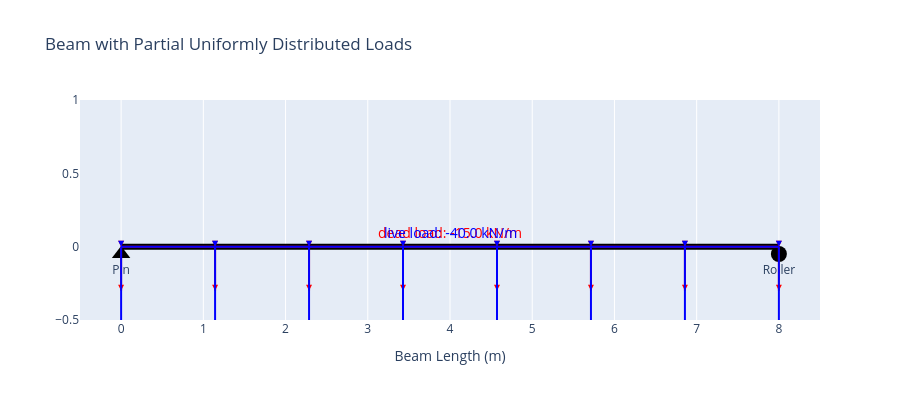

The cell this chart's notebook holds for it:
### Code cell
# IMPORTS AND UNITS

# The following libraries are already pre-imported to this notebook.
# Should you wish to import additional libraries, please do so here.
# However, please DO NOT delete the `import ...` lines that are already
# here in this notebook.
# 
import copy
import math

import numpy as np
import sympy as sp
import pandas as pd
import matplotlib.pyplot as plt
import matplotlib.patches as shp
import tkinter as tk
import plotly
import ipywidgets
import plotly.graph_objects as go

#
# The base units for this notebook are Newtons (N) and meters (m)
# You may use the variable assignments below to visually add units
# to your numerical quantities.  For example,
# 
# force = 0.5*kN        # means convert 0.5 kN to N
# E = 200*GPa           # means convert 200 GPa to Pa (N/m^2)
#
# b = 0.6*to_mm         # means convert 0.6 m to mm
# moment = 200*to_kN*m  # means convert 200 N-m to kN-m
#
m, to_m =[1, 1]
mm, to_mm = [1e-3, 1e3]
N, to_N = [1, 1]
kN, to_kN = [1e3, 1e-3]
kPa, to_kPa = [1e3, 1e-3]
MPa, to_MPa = [1e6, 1e-6]
GPa, to_GPa = [1e9, 1e-9]

# --------------------------------------------------------------START
def plot_beam(L_1, x_sup1_1, x_sup2_1, loads_1):
    fig = go.Figure()

# ---------------------------------------------------------------BEAM
    beam_x = [0, L_1]
    beam_y = [0, 0]
    fig.add_trace(go.Scatter(
        x=beam_x, y=beam_y,
        mode='lines',
        line=dict(color='black', width=6),
        name='Beam'
    ))

# -----------------------------------------------------------SUPPORTS
    fig.add_trace(go.Scatter(
        x=[x_sup1_1], y=[-0.05],
        mode='markers+text',
        marker=dict(symbol='triangle-up', size=16, color='black'),
        text=["Pin"],
        textposition="bottom center",
        name='Pin Support'
    ))

    fig.add_trace(go.Scatter(
        x=[x_sup2_1], y=[-0.05],
        mode='markers+text',
        marker=dict(symbol='circle', size=16, color='black'),
        text=["Roller"],
        textposition="bottom center",
        name='Roller Support'
    ))


# --------------------------------------------------------------LOADS
    for load in loads_1:
        kind, label, value, position = load
        color = 'red' if label == 'dead' else 'blue'

        if kind == "uniform":
            load_start, load_end = position
#            arrow_top = 0.4
#            arrow_len = max(abs(value) / (50 * kN / m), 0.1)
            arrow_base = 0  # beam line
            arrow_len = max(abs(value) / (50 * kN / m), 0.1)
            arrow_tip = arrow_base - arrow_len if value < 0 else arrow_base + arrow_len
            
# --------------------------------------------------------------LOADS
            fig.add_trace(go.Scatter(
                x=[load_start, load_end],
                y=[arrow_base, arrow_base],
                mode='lines',
                line=dict(color=color, width=2),
                name='UDL Line'
            ))

# -------------------------------------------------------------ARROW
            x_positions = np.linspace(load_start, load_end, 8)
            for x in x_positions:
                fig.add_trace(go.Scatter(
                    x=[x, x],
                    y=[arrow_base, arrow_tip],
                    mode='lines+markers',
                    line=dict(color=color, width=2),
                    marker=dict(size=6, symbol='arrow-bar-down', color=color),
                    showlegend=False
                ))

# -------------------------------------------------------------LABEL
            fig.add_annotation(
                x=(load_start + load_end) / 2,
                y=arrow_base + 0.1,
                text=f"{label} load: {value / kN/m:.1f} kN/m",
                showarrow=False,
                font=dict(color=color, size=14)
            )

# ------------------------------------------------------------LAYOUT
    fig.update_layout(
        title="Beam with Partial Uniformly Distributed Loads",
        xaxis=dict(title="Beam Length (m)", range=[-0.5, L_1 + 0.5], zeroline=False),
        yaxis=dict(range=[-0.5, 1], showgrid=False, zeroline=False),
        showlegend=False,
        height=400
    )

    fig.show()

# -------------------------------------------------------------TEST
plot_beam(
    L_1 := 8 * m,
    x_sup1_1=0 * m,
    x_sup2_1=L_1,
    loads_1=[
        ["uniform", "dead", -15 * kN / m, (0, L_1)],
        ["uniform", "live", -40 * kN / m, (0, L_1)]
    ]
)

### Figure 1 — Plotly figure (JSON) as saved in the notebook; plotly's stock layout.template omitted (floating-point values rounded to 4 significant figures)
{"data": [{"line": {"color": "black", "width": 6}, "mode": "lines", "name": "Beam", "type": "scatter", "x": [0, 8], "y": [0, 0]}, {"marker": {"color": "black", "size": 16, "symbol": "triangle-up"}, "mode": "markers+text", "name": "Pin Support", "text": ["Pin"], "textposition": "bottom center", "type": "scatter", "x": [0], "y": [-0.05]}, {"marker": {"color": "black", "size": 16, "symbol": "circle"}, "mode": "markers+text", "name": "Roller Support", "text": ["Roller"], "textposition": "bottom center", "type": "scatter", "x": [8], "y": [-0.05]}, {"line": {"color": "red", "width": 2}, "mode": "lines", "name": "UDL Line", "type": "scatter", "x": [0, 8], "y": [0, 0]}, {"line": {"color": "red", "width": 2}, "marker": {"color": "red", "size": 6, "symbol": "arrow-bar-down"}, "mode": "lines+markers", "showlegend": false, "type": "scatter", "x": [0, 0], "y": [0, -0.3]}, {"line": {"color": "red", "width": 2}, "marker": {"color": "red", "size": 6, "symbol": "arrow-bar-down"}, "mode": "lines+markers", "showlegend": false, "type": "scatter", "x": [1.143, 1.143], "y": [0, -0.3]}, {"line": {"color": "red", "width": 2}, "marker": {"color": "red", "size": 6, "symbol": "arrow-bar-down"}, "mode": "lines+markers", "showlegend": false, "type": "scatter", "x": [2.286, 2.286], "y": [0, -0.3]}, {"line": {"color": "red", "width": 2}, "marker": {"color": "red", "size": 6, "symbol": "arrow-bar-down"}, "mode": "lines+markers", "showlegend": false, "type": "scatter", "x": [3.429, 3.429], "y": [0, -0.3]}, {"line": {"color": "red", "width": 2}, "marker": {"color": "red", "size": 6, "symbol": "arrow-bar-down"}, "mode": "lines+markers", "showlegend": false, "type": "scatter", "x": [4.571, 4.571], "y": [0, -0.3]}, {"line": {"color": "red", "width": 2}, "marker": {"color": "red", "size": 6, "symbol": "arrow-bar-down"}, "mode": "lines+markers", "showlegend": false, "type": "scatter", "x": [5.714, 5.714], "y": [0, -0.3]}, {"line": {"color": "red", "width": 2}, "marker": {"color": "red", "size": 6, "symbol": "arrow-bar-down"}, "mode": "lines+markers", "showlegend": false, "type": "scatter", "x": [6.857, 6.857], "y": [0, -0.3]}, {"line": {"color": "red", "width": 2}, "marker": {"color": "red", "size": 6, "symbol": "arrow-bar-down"}, "mode": "lines+markers", "showlegend": false, "type": "scatter", "x": [8, 8], "y": [0, -0.3]}, {"line": {"color": "blue", "width": 2}, "mode": "lines", "name": "UDL Line", "type": "scatter", "x": [0, 8], "y": [0, 0]}, {"line": {"color": "blue", "width": 2}, "marker": {"color": "blue", "size": 6, "symbol": "arrow-bar-down"}, "mode": "lines+markers", "showlegend": false, "type": "scatter", "x": [0, 0], "y": [0, -0.8]}, {"line": {"color": "blue", "width": 2}, "marker": {"color": "blue", "size": 6, "symbol": "arrow-bar-down"}, "mode": "lines+markers", "showlegend": false, "type": "scatter", "x": [1.143, 1.143], "y": [0, -0.8]}, {"line": {"color": "blue", "width": 2}, "marker": {"color": "blue", "size": 6, "symbol": "arrow-bar-down"}, "mode": "lines+markers", "showlegend": false, "type": "scatter", "x": [2.286, 2.286], "y": [0, -0.8]}, {"line": {"color": "blue", "width": 2}, "marker": {"color": "blue", "size": 6, "symbol": "arrow-bar-down"}, "mode": "lines+markers", "showlegend": false, "type": "scatter", "x": [3.429, 3.429], "y": [0, -0.8]}, {"line": {"color": "blue", "width": 2}, "marker": {"color": "blue", "size": 6, "symbol": "arrow-bar-down"}, "mode": "lines+markers", "showlegend": false, "type": "scatter", "x": [4.571, 4.571], "y": [0, -0.8]}, {"line": {"color": "blue", "width": 2}, "marker": {"color": "blue", "size": 6, "symbol": "arrow-bar-down"}, "mode": "lines+markers", "showlegend": false, "type": "scatter", "x": [5.714, 5.714], "y": [0, -0.8]}, {"line": {"color": "blue", "width": 2}, "marker": {"color": "blue", "size": 6, "symbol": "arrow-bar-down"}, "mode": "lines+markers", "showlegend": false, "type": "scatter", "x": [6.857, 6.857], "y": [0, -0.8]}, {"line": {"color": "blue", "width": 2}, "marker": {"color": "blue", "size": 6, "symbol": "arrow-bar-down"}, "mode": "lines+markers", "showlegend": false, "type": "scatter", "x": [8, 8], "y": [0, -0.8]}], "layout": {"annotations": [{"font": {"color": "red", "size": 14}, "showarrow": false, "text": "dead load: -15.0 kN/m", "x": 4, "y": 0.1}, {"font": {"color": "blue", "size": 14}, "showarrow": false, "text": "live load: -40.0 kN/m", "x": 4, "y": 0.1}], "height": 400, "showlegend": false, "title": {"text": "Beam with Partial Uniformly Distributed Loads"}, "xaxis": {"range": [-0.5, 8.5], "title": {"text": "Beam Length (m)"}, "zeroline": false}, "yaxis": {"range": [-0.5, 1], "showgrid": false, "zeroline": false}}}
